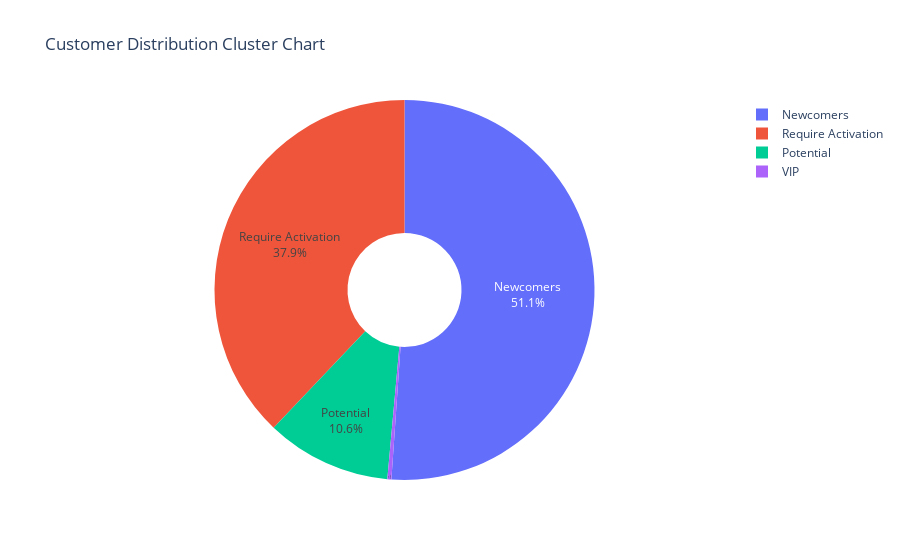

Notebook code cell kept with this figure:
### Code cell
cluster_analysis = RFM_DATAFRAME.groupby('Cluster').agg(
    {
        'customer_id' : 'count',
        'Recency' : 'mean',
        'Frequency':'mean',
        'Monetary' : 'mean'
    }).reset_index()

cluster_analysis.columns = ['Cluster','customer_amount', 'Recency','Frequency','Monetary']

fig = px.pie(cluster_analysis, names = 'Cluster',values = 'customer_amount', title = 'Customer Distribution Cluster Chart', hole = 0.3)
fig.update_traces(textposition = 'inside', textinfo ='percent+label')
fig.show()

### Figure 1 — Plotly figure (JSON) as saved in the notebook; plotly's stock layout.template omitted (floating-point values rounded to 4 significant figures)
{"data": [{"domain": {"x": [0, 1], "y": [0, 1]}, "hole": 0.3, "hovertemplate": "Cluster=%{label}<br>customer_amount=%{value}<extra></extra>", "labels": ["Newcomers", "Potential", "Require Activation", "VIP"], "legendgroup": "", "name": "", "showlegend": true, "textinfo": "percent+label", "textposition": "inside", "type": "pie", "values": [744, 155, 552, 5]}], "layout": {"legend": {"tracegroupgap": 0}, "title": {"text": "Customer Distribution Cluster Chart"}}}
